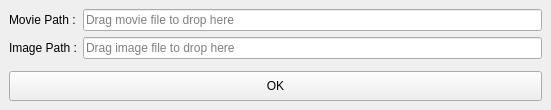
<?xml version="1.0" encoding="UTF-8"?>
<ui version="4.0">
 <class>MainWindow</class>
 <widget class="QMainWindow" name="MainWindow">
  <property name="geometry">
   <rect>
    <x>0</x>
    <y>0</y>
    <width>551</width>
    <height>110</height>
   </rect>
  </property>
  <property name="windowTitle">
   <string>Add Thumbnail to Version</string>
  </property>
  <widget class="QWidget" name="centralwidget">
   <layout class="QVBoxLayout" name="verticalLayout">
    <item>
     <layout class="QFormLayout" name="formLayout">
      <item row="0" column="0">
       <widget class="QLabel" name="label">
        <property name="text">
         <string>Movie Path :</string>
        </property>
       </widget>
      </item>
      <item row="0" column="1">
       <widget class="QLineEdit" name="movie_lineEdit">
        <property name="placeholderText">
         <string>Drag movie file to drop here</string>
        </property>
       </widget>
      </item>
      <item row="1" column="0">
       <widget class="QLabel" name="label_2">
        <property name="text">
         <string>Image Path :</string>
        </property>
       </widget>
      </item>
      <item row="1" column="1">
       <widget class="QLineEdit" name="image_lineEdit">
        <property name="placeholderText">
         <string>Drag image file to drop here</string>
        </property>
       </widget>
      </item>
     </layout>
    </item>
    <item>
     <widget class="QPushButton" name="ok_pushButton">
      <property name="minimumSize">
       <size>
        <width>0</width>
        <height>30</height>
       </size>
      </property>
      <property name="text">
       <string>OK</string>
      </property>
     </widget>
    </item>
   </layout>
  </widget>
 </widget>
 <resources/>
 <connections/>
</ui>
